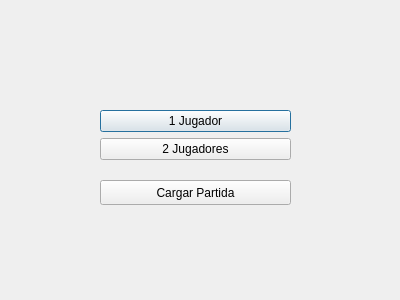
<?xml version="1.0" encoding="UTF-8"?>
<ui version="4.0">
 <class>jugar</class>
 <widget class="QDialog" name="jugar">
  <property name="geometry">
   <rect>
    <x>0</x>
    <y>0</y>
    <width>400</width>
    <height>300</height>
   </rect>
  </property>
  <property name="windowTitle">
   <string>Dialog</string>
  </property>
  <widget class="QWidget" name="layoutWidget">
   <property name="geometry">
    <rect>
     <x>100</x>
     <y>110</y>
     <width>191</width>
     <height>61</height>
    </rect>
   </property>
   <layout class="QFormLayout" name="formLayout">
    <item row="0" column="0" colspan="2">
     <widget class="QPushButton" name="pushButton">
      <property name="text">
       <string>1 Jugador</string>
      </property>
     </widget>
    </item>
    <item row="1" column="0" colspan="2">
     <widget class="QPushButton" name="pushButton_2">
      <property name="text">
       <string>2 Jugadores</string>
      </property>
     </widget>
    </item>
   </layout>
  </widget>
  <widget class="QPushButton" name="pushButton_3">
   <property name="geometry">
    <rect>
     <x>100</x>
     <y>180</y>
     <width>191</width>
     <height>25</height>
    </rect>
   </property>
   <property name="text">
    <string>Cargar Partida</string>
   </property>
  </widget>
 </widget>
 <resources/>
 <connections/>
</ui>
